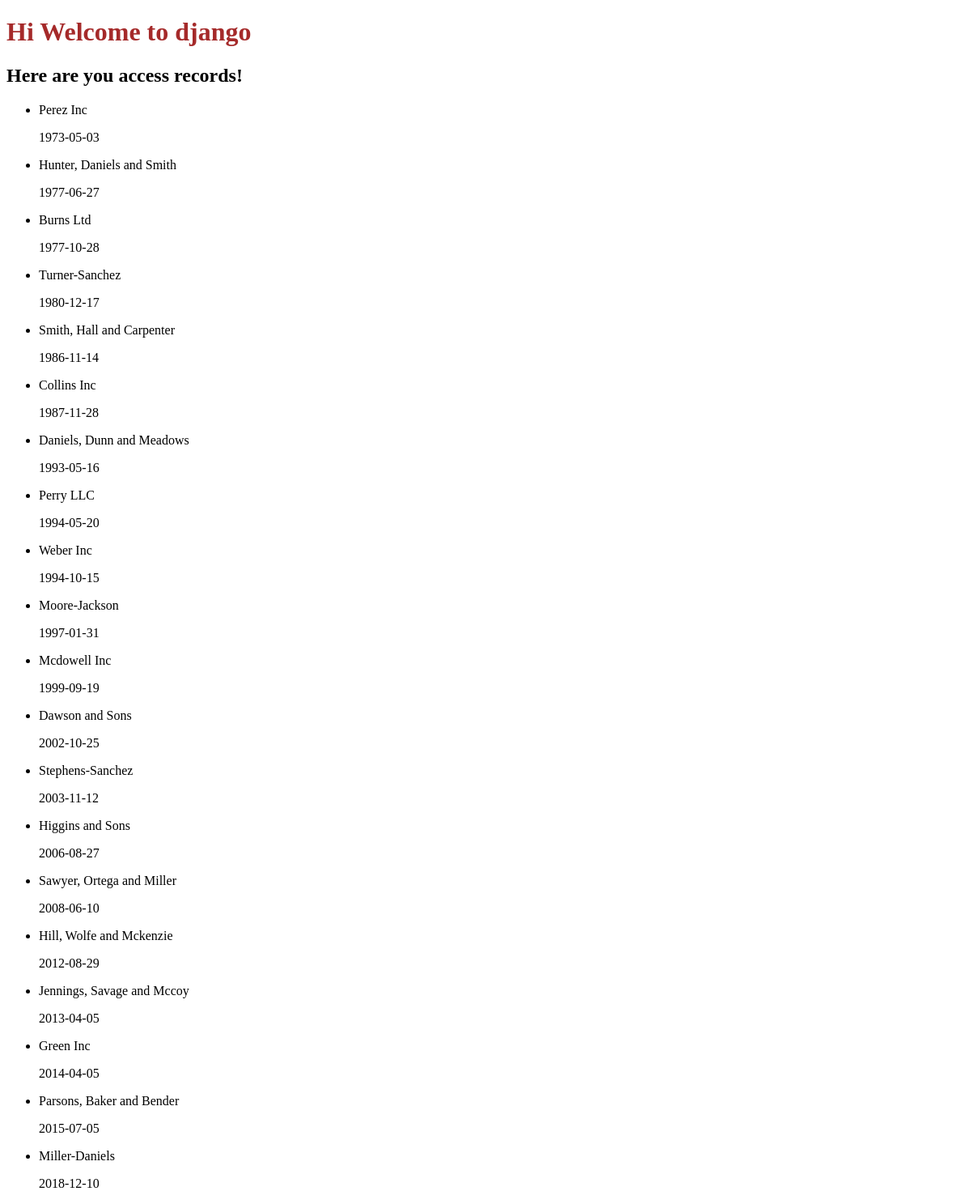
The app's page /app/ with its own data.
### first_app/models.py (models this page shows)
class AccessRecord(models.Model):
    topic = models.ForeignKey(Webpage, on_delete=models.CASCADE)
    date = models.DateField()
    def __str__(self):
        return str(self.date)

class Webpage(models.Model):
    topic = models.ForeignKey(Topic, on_delete=models.CASCADE)
    name = models.CharField(max_length=264, unique=True)
    url = models.URLField(unique=True)
    def __str__(self):
        return self.name

### first_app/views.py (the view)
# urls.py: path('', views.index, name='index'),
def index(req):
    webpages_list = AccessRecord.objects.order_by("date")
    date_dict = {"access_rec": webpages_list}
    return render(req, "app/index.html", context=date_dict)

### templates/app/index.html (shortened to what this page needs)
<!DOCTYPE html>
{% load staticfiles %}
<html lang="en">
<head>
    <link rel="stylesheet" href="{% static 'css/styles.css' %}" />
</head>
<body>
    <h1>Hi Welcome to django</h1>
    <h2>Here are you access records!</h2>
    <div class="django">
        {% if access_rec %}
        <ul>
            {% for acc in access_rec  %}
            <li>
                <p>{{acc.topic}}</p>
                <p>{{acc}}</p>
            </li>
            {% endfor %}
        </ul>
        {% endif %}
    </div>
</body>
</html>

### static/css/styles.css (style rules this page uses)
h1 { color: brown }

### records on screen
AccessRecord: topic "Perez Inc", date "1973-05-03"
AccessRecord: topic "Hunter, Daniels and Smith", date "1977-06-27"
AccessRecord: topic "Burns Ltd", date "1977-10-28"
AccessRecord: topic "Turner-Sanchez", date "1980-12-17"
AccessRecord: topic "Smith, Hall and Carpenter", date "1986-11-14"
AccessRecord: topic "Collins Inc", date "1987-11-28"
AccessRecord: topic "Daniels, Dunn and Meadows", date "1993-05-16"
AccessRecord: topic "Perry LLC", date "1994-05-20"
AccessRecord: topic "Weber Inc", date "1994-10-15"
AccessRecord: topic "Moore-Jackson", date "1997-01-31"
AccessRecord: topic "Mcdowell Inc", date "1999-09-19"
AccessRecord: topic "Dawson and Sons", date "2002-10-25"
AccessRecord: topic "Stephens-Sanchez", date "2003-11-12"
AccessRecord: topic "Higgins and Sons", date "2006-08-27"
AccessRecord: topic "Sawyer, Ortega and Miller", date "2008-06-10"
AccessRecord: topic "Hill, Wolfe and Mckenzie", date "2012-08-29"
AccessRecord: topic "Jennings, Savage and Mccoy", date "2013-04-05"
AccessRecord: topic "Green Inc", date "2014-04-05"
AccessRecord: topic "Parsons, Baker and Bender", date "2015-07-05"
AccessRecord: topic "Miller-Daniels", date "2018-12-10"
